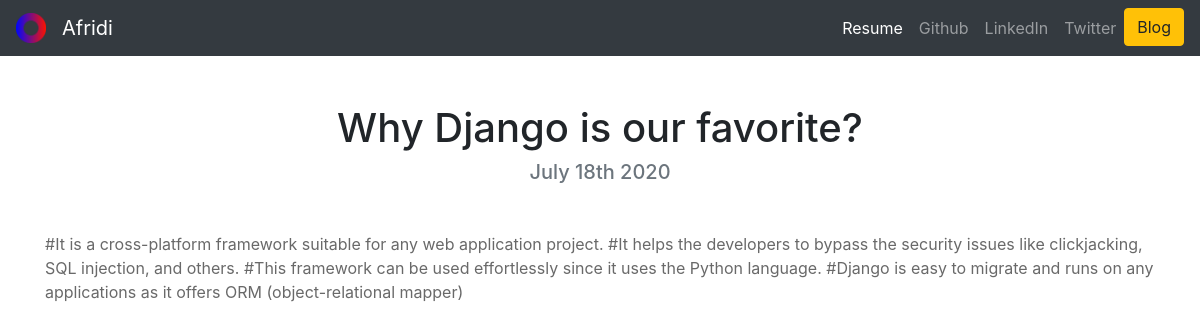
Page /blog/3/ on the committed database.
### blog/models.py (models this page shows, shortened)
class Project2(models.Model):
    title = models.CharField(max_length=100)
    date = models.DateTimeField()
    description= models.TextField()

### blog/views.py (the view)
# urls.py: path('<int:blog_id>/', views.detail, name="detail"),
def detail(request, blog_id):
    blog = get_object_or_404(Project2, pk=blog_id)
    return render(request, 'blog/detail.html', {'blog':blog})

### blog/templates/blog/detail.html (shortened to what this page needs)
{% extends 'portfolio/base.html' %}
{% load static %}
{% block anyname %}
<h1 class="text-center mt-5" id="blogdetailtitle">{{ blog.title }}</h1>
<h5 class="text-center text-muted mb-5">{{ blog.date|date:'F jS Y' }}</h5>
<div class="container">
<p class="d">{{ blog.description|safe }}</p>
</div>
{% endblock %}

### blog/templates/blog/detail.html (style rules this page uses)
.d { color: dimgray; }

### rows in the picture
Project2: title "Why Django is our favorite?", date "July 18th 2020", description "#It is a cross-platform framework suitable for any web application project. #It helps the developers to bypass the security issues like clickjacking, SQL injection, and others. #This framework can be used effortlessly since it uses the Python language. #Django is easy to migrate and runs on any applications as it offers ORM (object-relational mapper)"
